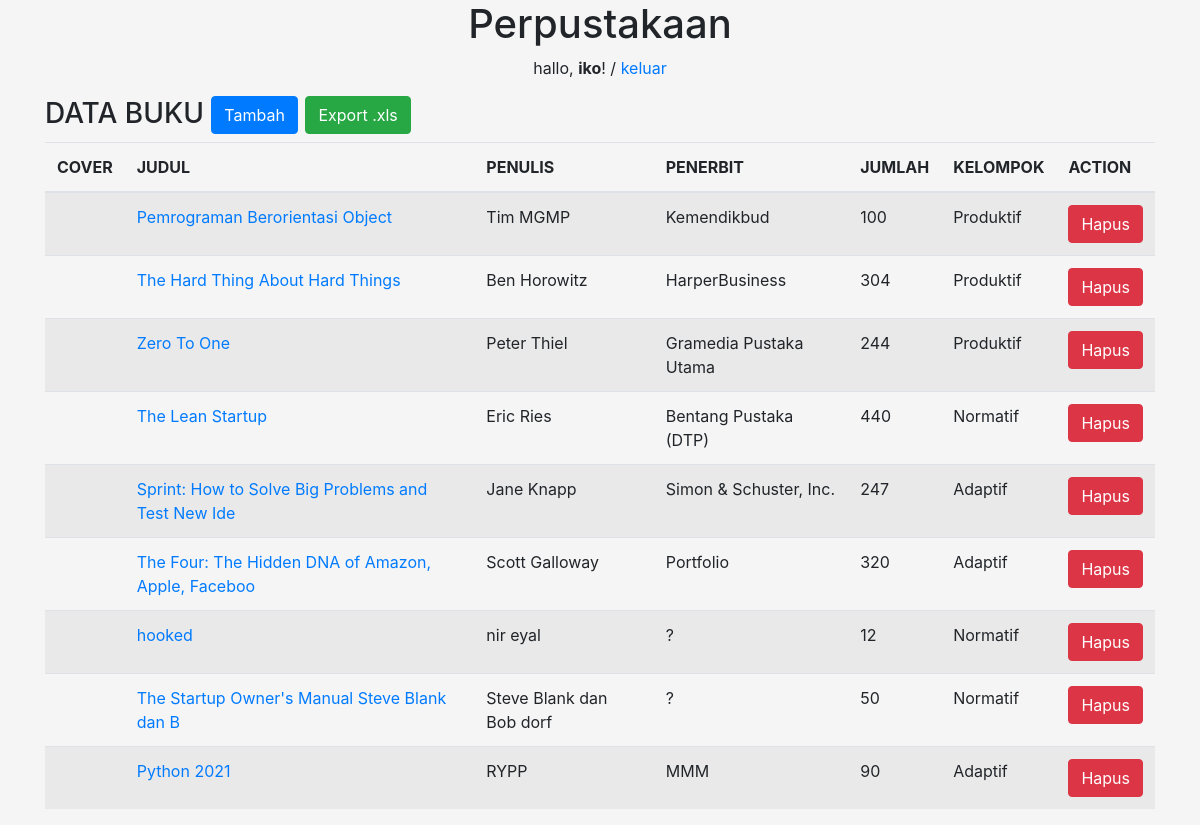
The app's page /buku/ (signed in), older data.
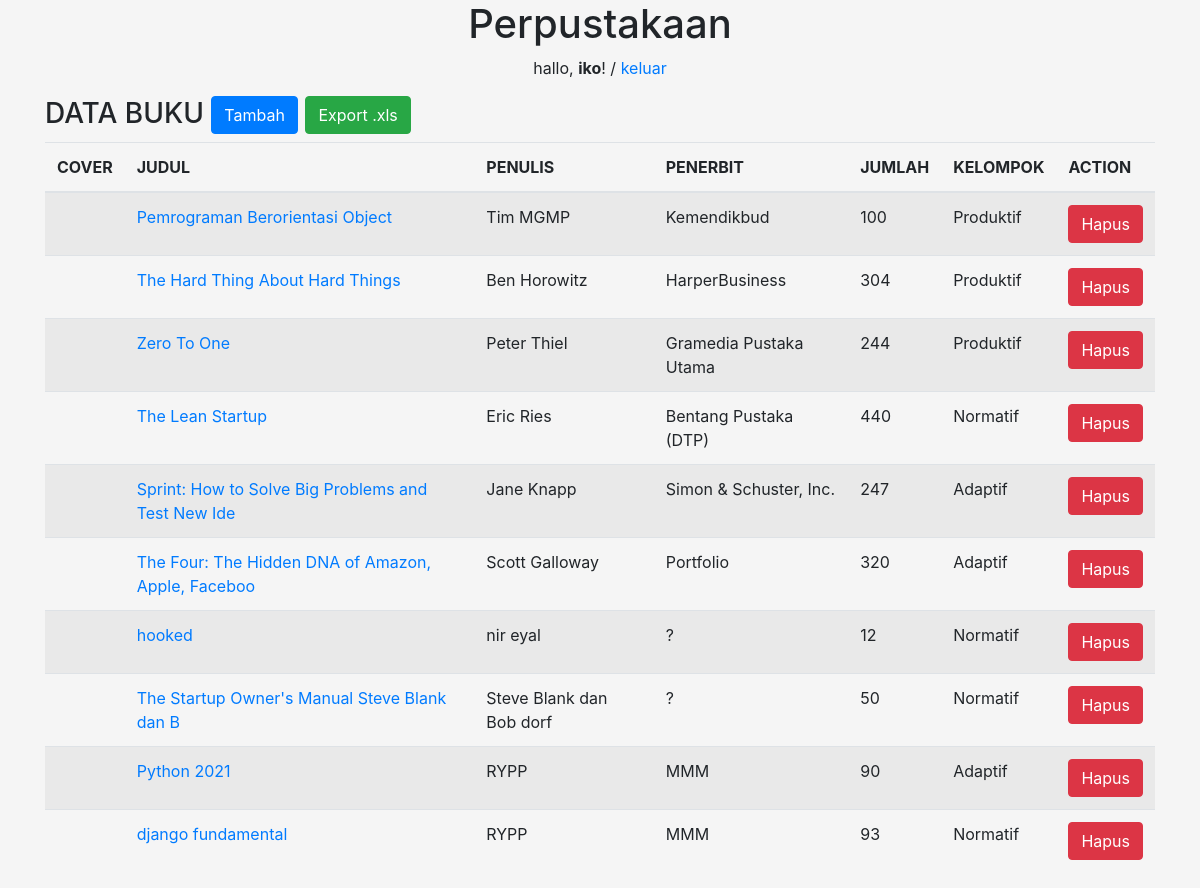
The same page, newer data.
### perpustakaan/models.py (models this page shows, shortened)
class Buku(models.Model):
    judul = models.CharField(max_length=50)
    penulis = models.CharField(max_length=40)
    penerbit = models.CharField(max_length=40)
    jumlah = models.IntegerField(null=True)
    kelompok_id = models.ForeignKey(Kelompok, on_delete=models.CASCADE, null=True)
    cover = models.ImageField(upload_to='cover/', null=True)
    tanggal = models.DateTimeField(auto_now_add=True, null=True)

class Kelompok(models.Model):
    nama = models.CharField(max_length=9)
    keterangan = models.TextField()
    def __str__(self):
        return self.nama

### perpustakaan/views.py (the view)
# urls.py: path('buku/', buku, name='buku'),
@login_required(login_url=settings.LOGIN_URL)
def buku(request):
    books = Buku.objects.all()
    konteks = {
        'books': books,
    }
    return render(request, 'buku.html', konteks)

### perpustakaan/templates/buku.html (shortened to what this page needs)
{% extends 'base.html' %} {% block content %}
<div class="container">
  <div class="row">
    <div class="col-md-12">
      <h3>
        DATA BUKU
        <a href="{% url 'tambah_buku' %}" class="btn btn-primary">Tambah</a>
        <a href="{% url 'export_xls' %}" class="btn btn-success">Export .xls</a>
      </h3>
      <table class="table tabel-bordered table-striped">
        <thead>
          <tr>
            <th>COVER</th>
            <th>JUDUL</th>
            <th>PENULIS</th>
            <th>PENERBIT</th>
            <th>JUMLAH</th>
            <th>KELOMPOK</th>
            <th>ACTION</th>
          </tr>
        </thead>
        <tbody>
          {% for buku in books %}
          <tr>
            <td>
            </td>
            <td>
              <a href="{% url 'ubah_buku' buku.id %}">{{ buku.judul }}</a>
            </td>
            <td>{{ buku.penulis }}</td>
            <td>{{ buku.penerbit }}</td>
            <td>{{ buku.jumlah }}</td>
            <td>{{ buku.kelompok_id }}</td>
            <td>
              <button
                data-toggle="modal"
                data-target="#hapus-{{ buku.id }}"
                class="btn btn-danger"
              >
                Hapus
              </button>
            </td>
          </tr>
          {% endfor %}
        </tbody>
      </table>
    </div>
  </div>
</div>
{% endblock %}

Row changes from the older to the newer data that the page shows:
added Buku: judul "django fundamental", penulis "RYPP", penerbit "MMM", jumlah "93", kelompok_id "Normatif"
